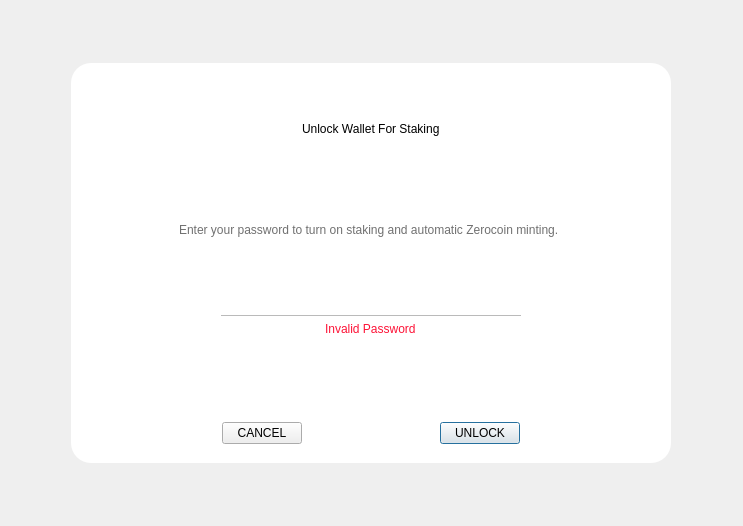
<?xml version="1.0" encoding="UTF-8"?>
<ui version="4.0">
 <class>UnlockPasswordDialog</class>
 <widget class="QDialog" name="UnlockPasswordDialog">
  <property name="geometry">
   <rect>
    <x>0</x>
    <y>0</y>
    <width>743</width>
    <height>526</height>
   </rect>
  </property>
  <property name="windowTitle">
   <string>Dialog</string>
  </property>
  <layout class="QVBoxLayout" name="verticalLayout">
   <property name="leftMargin">
    <number>0</number>
   </property>
   <property name="topMargin">
    <number>0</number>
   </property>
   <property name="rightMargin">
    <number>0</number>
   </property>
   <property name="bottomMargin">
    <number>0</number>
   </property>
   <item>
    <widget class="QFrame" name="frame">
     <property name="styleSheet">
      <string notr="true">#frame{
  background-color:transparent;
  border: 0;
}
</string>
     </property>
     <property name="frameShape">
      <enum>QFrame::StyledPanel</enum>
     </property>
     <property name="frameShadow">
      <enum>QFrame::Raised</enum>
     </property>
     <layout class="QVBoxLayout" name="verticalLayout_2">
      <item alignment="Qt::AlignHCenter|Qt::AlignVCenter">
       <widget class="QFrame" name="frame_2">
        <property name="minimumSize">
         <size>
          <width>600</width>
          <height>400</height>
         </size>
        </property>
        <property name="maximumSize">
         <size>
          <width>600</width>
          <height>400</height>
         </size>
        </property>
        <property name="styleSheet">
         <string notr="true">#frame_2{
  background-color: white;
  padding: 10px 10px 10px 10px;
border-radius:20px;
}</string>
        </property>
        <property name="frameShape">
         <enum>QFrame::StyledPanel</enum>
        </property>
        <property name="frameShadow">
         <enum>QFrame::Raised</enum>
        </property>
        <layout class="QVBoxLayout" name="verticalLayout_3">
         <item alignment="Qt::AlignHCenter">
          <widget class="QLabel" name="labelTitle">
           <property name="styleSheet">
            <string notr="true"/>
           </property>
           <property name="text">
            <string>Unlock Wallet For Staking</string>
           </property>
          </widget>
         </item>
         <item>
          <layout class="QHBoxLayout" name="horizontalLayout_3" stretch="0,0,0">
           <property name="spacing">
            <number>0</number>
           </property>
           <item>
            <spacer name="horizontalSpacer_6">
             <property name="orientation">
              <enum>Qt::Horizontal</enum>
             </property>
             <property name="sizeHint" stdset="0">
              <size>
               <width>40</width>
               <height>20</height>
              </size>
             </property>
            </spacer>
           </item>
           <item alignment="Qt::AlignHCenter">
            <widget class="QLabel" name="labelDescription">
             <property name="styleSheet">
              <string notr="true">color:#707070;
padding-right:4;</string>
             </property>
             <property name="text">
              <string>Enter your password to turn on staking and automatic Zerocoin minting.</string>
             </property>
            </widget>
           </item>
           <item>
            <spacer name="horizontalSpacer_3">
             <property name="orientation">
              <enum>Qt::Horizontal</enum>
             </property>
             <property name="sizeHint" stdset="0">
              <size>
               <width>40</width>
               <height>20</height>
              </size>
             </property>
            </spacer>
           </item>
          </layout>
         </item>
         <item>
          <layout class="QHBoxLayout" name="horizontalLayout_4">
           <item>
            <spacer name="horizontalSpacer_5">
             <property name="orientation">
              <enum>Qt::Horizontal</enum>
             </property>
             <property name="sizeHint" stdset="0">
              <size>
               <width>40</width>
               <height>20</height>
              </size>
             </property>
            </spacer>
           </item>
           <item>
            <widget class="QLineEdit" name="editPassword">
             <property name="minimumSize">
              <size>
               <width>300</width>
               <height>0</height>
              </size>
             </property>
             <property name="maximumSize">
              <size>
               <width>300</width>
               <height>16777215</height>
              </size>
             </property>
             <property name="styleSheet">
              <string notr="true">padding:8;
border:0;
border-bottom:1px solid #bababa;</string>
             </property>
             <property name="echoMode">
              <enum>QLineEdit::Password</enum>
             </property>
             <property name="alignment">
              <set>Qt::AlignCenter</set>
             </property>
            </widget>
           </item>
           <item>
            <spacer name="horizontalSpacer_4">
             <property name="orientation">
              <enum>Qt::Horizontal</enum>
             </property>
             <property name="sizeHint" stdset="0">
              <size>
               <width>40</width>
               <height>20</height>
              </size>
             </property>
            </spacer>
           </item>
          </layout>
         </item>
         <item alignment="Qt::AlignHCenter|Qt::AlignTop">
          <widget class="QLabel" name="errorMessage">
           <property name="styleSheet">
            <string notr="true">color:#fd1337;</string>
           </property>
           <property name="text">
            <string>Invalid Password</string>
           </property>
          </widget>
         </item>
         <item>
          <layout class="QHBoxLayout" name="horizontalLayout">
           <item>
            <spacer name="horizontalSpacer_7">
             <property name="orientation">
              <enum>Qt::Horizontal</enum>
             </property>
             <property name="sizeHint" stdset="0">
              <size>
               <width>40</width>
               <height>20</height>
              </size>
             </property>
            </spacer>
           </item>
           <item>
            <widget class="QPushButton" name="btnCancel">
             <property name="styleSheet">
              <string notr="true"/>
             </property>
             <property name="text">
              <string>CANCEL</string>
             </property>
            </widget>
           </item>
           <item>
            <spacer name="horizontalSpacer_8">
             <property name="orientation">
              <enum>Qt::Horizontal</enum>
             </property>
             <property name="sizeHint" stdset="0">
              <size>
               <width>40</width>
               <height>20</height>
              </size>
             </property>
            </spacer>
           </item>
           <item>
            <widget class="QPushButton" name="btnUnlock">
             <property name="styleSheet">
              <string notr="true"/>
             </property>
             <property name="text">
              <string>UNLOCK</string>
             </property>
             <property name="default">
              <bool>true</bool>
             </property>
            </widget>
           </item>
           <item>
            <spacer name="horizontalSpacer_9">
             <property name="orientation">
              <enum>Qt::Horizontal</enum>
             </property>
             <property name="sizeHint" stdset="0">
              <size>
               <width>40</width>
               <height>20</height>
              </size>
             </property>
            </spacer>
           </item>
          </layout>
         </item>
        </layout>
       </widget>
      </item>
     </layout>
    </widget>
   </item>
  </layout>
 </widget>
 <resources/>
 <connections/>
</ui>
